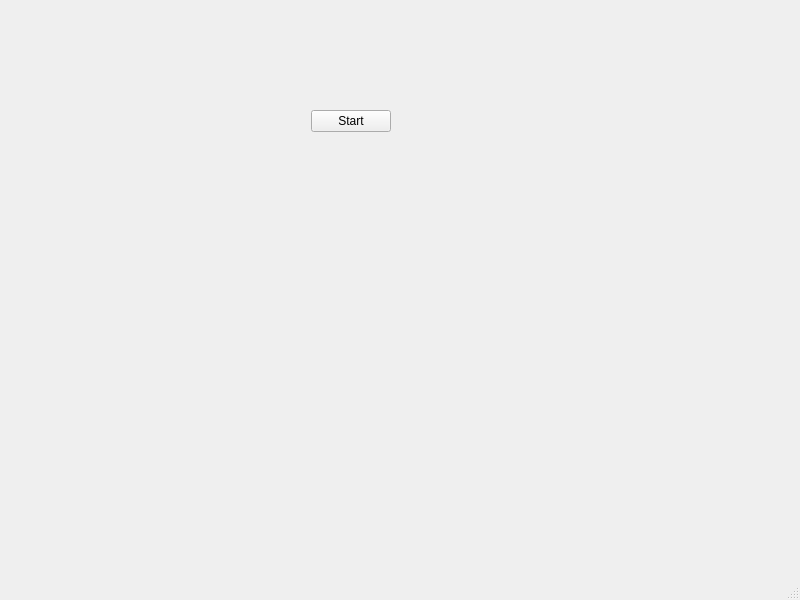
<?xml version="1.0" encoding="UTF-8"?>
<ui version="4.0">
 <class>MainWindow</class>
 <widget class="QMainWindow" name="MainWindow">
  <property name="geometry">
   <rect>
    <x>0</x>
    <y>0</y>
    <width>800</width>
    <height>600</height>
   </rect>
  </property>
  <property name="windowTitle">
   <string>MainWindow</string>
  </property>
  <widget class="QWidget" name="centralwidget">
   <widget class="QWidget" name="">
    <property name="geometry">
     <rect>
      <x>160</x>
      <y>110</y>
      <width>382</width>
      <height>304</height>
     </rect>
    </property>
    <layout class="QGridLayout" name="gridLayout">
     <item row="0" column="0">
      <spacer name="horizontalSpacer">
       <property name="orientation">
        <enum>Qt::Horizontal</enum>
       </property>
       <property name="sizeHint" stdset="0">
        <size>
         <width>98</width>
         <height>20</height>
        </size>
       </property>
      </spacer>
     </item>
     <item row="0" column="1">
      <widget class="QPushButton" name="startButton">
       <property name="text">
        <string>Start</string>
       </property>
      </widget>
     </item>
     <item row="0" column="2">
      <spacer name="horizontalSpacer_2">
       <property name="orientation">
        <enum>Qt::Horizontal</enum>
       </property>
       <property name="sizeHint" stdset="0">
        <size>
         <width>108</width>
         <height>20</height>
        </size>
       </property>
      </spacer>
     </item>
     <item row="1" column="1">
      <spacer name="verticalSpacer">
       <property name="orientation">
        <enum>Qt::Vertical</enum>
       </property>
       <property name="sizeHint" stdset="0">
        <size>
         <width>20</width>
         <height>48</height>
        </size>
       </property>
      </spacer>
     </item>
     <item row="2" column="0" colspan="3">
      <widget class="QLabel" name="perceptionlabel">
       <property name="autoFillBackground">
        <bool>true</bool>
       </property>
       <property name="text">
        <string/>
       </property>
       <property name="pixmap">
        <pixmap>test.jpg</pixmap>
       </property>
       <property name="scaledContents">
        <bool>true</bool>
       </property>
       <property name="alignment">
        <set>Qt::AlignCenter</set>
       </property>
      </widget>
     </item>
    </layout>
   </widget>
  </widget>
  <widget class="QMenuBar" name="menubar">
   <property name="geometry">
    <rect>
     <x>0</x>
     <y>0</y>
     <width>800</width>
     <height>37</height>
    </rect>
   </property>
  </widget>
  <widget class="QStatusBar" name="statusbar"/>
 </widget>
 <resources/>
 <connections/>
</ui>
